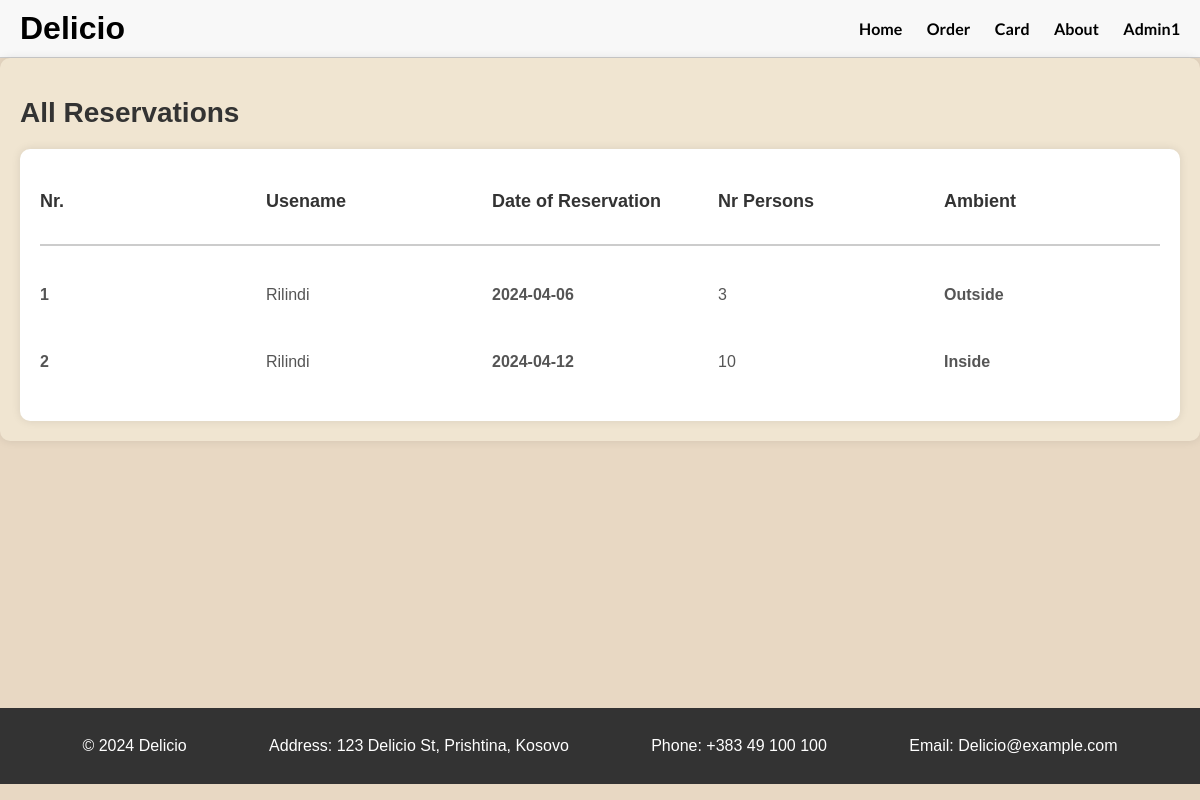
Page /AdminReservations.php on the committed database.
### tables this page shows
CREATE TABLE `reservations` (
  `ReservationID` int(11) NOT NULL,
  `UserID` int(11) NOT NULL,
  `ReservationDate` date NOT NULL,
  `NumberOfPersons` int(11) NOT NULL,
  `Place` varchar(50) NOT NULL
);

CREATE TABLE `users` (
  `UserID` int(11) NOT NULL,
  `Username` varchar(50) NOT NULL,
  `Email` varchar(100) NOT NULL,
  `Password` varchar(100) NOT NULL,
  `Role` varchar(10) DEFAULT NULL
);

### AdminReservations.php (the view, shortened to what this page needs)
<?php
include "Header_Footer/Header.php";
$stmt = $pdo->prepare("SELECT r.*, u.Username
                       FROM reservations r
                       JOIN users u ON r.UserID = u.UserID");
$stmt->execute();
$reservations = $stmt->fetchAll(PDO::FETCH_ASSOC);
?>
<!DOCTYPE html>
<html lang="en">
<head>
</head>
<body>
    <div class="allresHis">
        <h1>All Reservations</h1>
        <div class="resDetails">
            <div class="headerResHis">
                <p>Nr.</p>
                <p>Usename</p>
                <p>Date of Reservation</p>
                <p>Nr Persons</p>
                <p>Ambient</p>
            </div>
            <div class="reservationsMade">
            <?php
                $count = 1;
                foreach ($reservations as $row) {
                    ?>
                    <div class="resRow">
                        <p><?php echo $count; ?></p>
                        <p><?php echo $row['Username']; ?></p>
                        <p><?php echo $row['ReservationDate']; ?></p>
                        <p><?php echo $row['NumberOfPersons']; ?></p>
                        <p><?php echo $row['Place']; ?></p>
                    </div>
                    <?php
                    $count++;
                }
                ?>
            </div>
        </div>
    </div>
</body>
</html>
<?php
include "Header_Footer/Footer.php";
?>

### style.css (style rules this page uses)
body { margin: 0; font-family: Arial, sans-serif; background-color: #E8D8C3; }
p { line-height: 1.6; }
.allresHis { background-color: #f0e5d1; padding: 20px; border-radius: 10px; box-shadow: 0 0 10px rgba(0, 0, 0, 0.1); }
.allresHis h1 { font-size: 28px; color: #333; margin-bottom: 20px; }
.resDetails { background-color: #fff; border-radius: 10px; padding: 20px; box-shadow: 0 0 10px rgba(0, 0, 0, 0.1); display: flex; flex-direction: column; align-items: center; }
.headerResHis { width: 100%; display: grid; grid-template-columns: repeat(5, 1fr); gap: 10px; border-bottom: 2px solid #ccc; padding-bottom: 10px; }
.headerResHis p { font-size: 18px; font-weight: bold; color: #333; }
.reservationsMade { margin-top: 20px; width: 100%; }
.resRow { display: grid; grid-template-columns: repeat(5, 1fr); gap: 10px; margin-bottom: 10px; width: 100%; }
.resRow p { font-size: 16px; color: #555; }
.resRow p:nth-child(odd) { font-weight: bold; }
.resRow p:last-child { text-transform: capitalize; }

### rows in the picture
reservations: UserID.Username "Rilindi", ReservationDate "2024-04-06", NumberOfPersons "3", Place "Outside"
reservations: UserID.Username "Rilindi", ReservationDate "2024-04-12", NumberOfPersons "10", Place "Inside"

### other values in the picture
$_SESSION['loggedInUser'] "Admin1"
